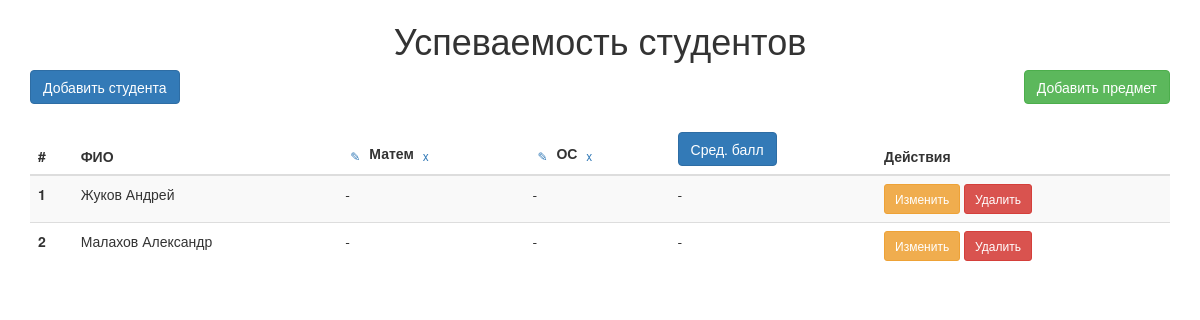
Before: / with the older database file.
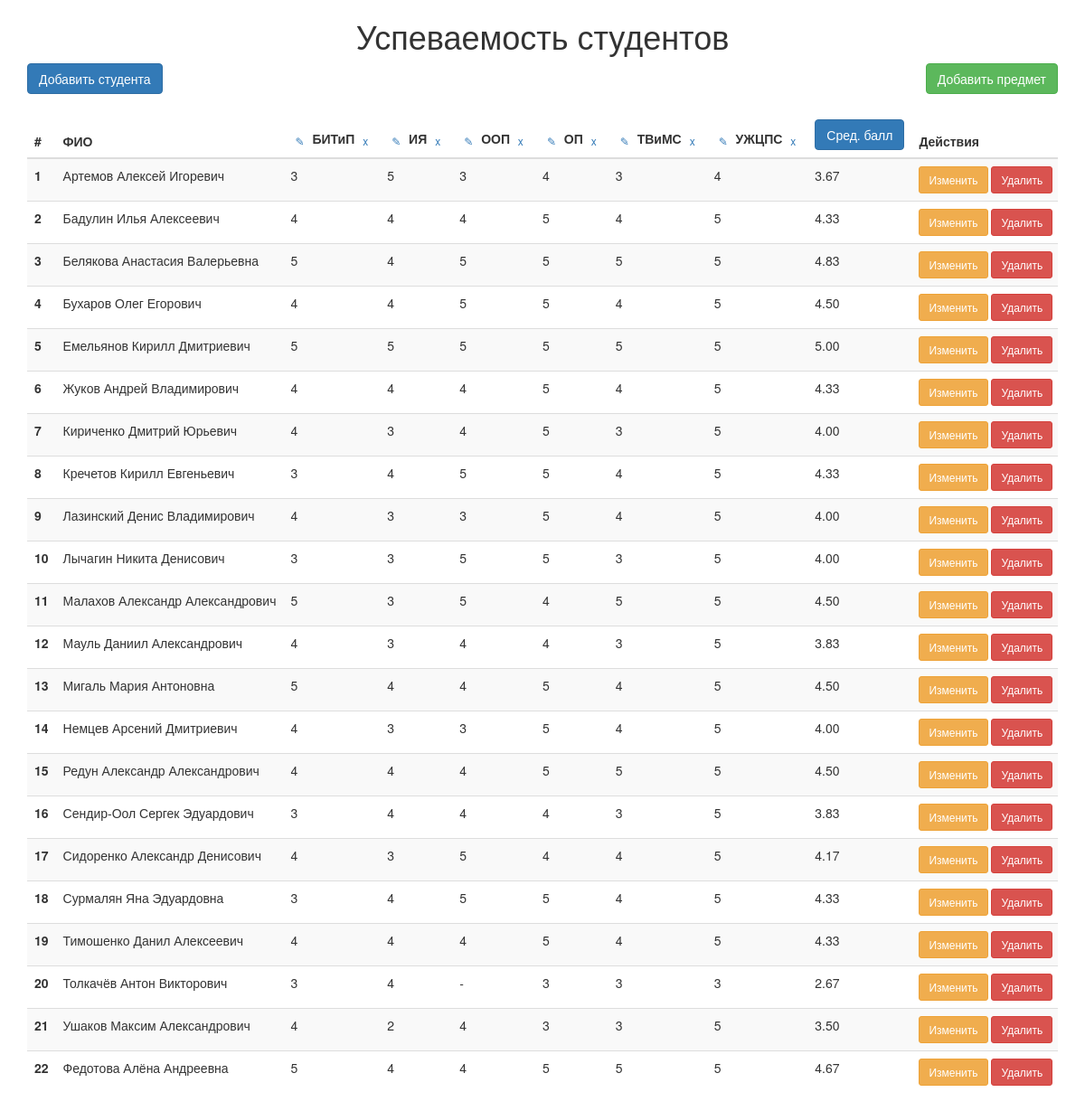
After: the same page with the newer database file.
### students/models.py (models this page shows, shortened)
class Subject(models.Model):
    name = models.CharField(max_length=100)

class Student(models.Model):
    student_id = models.CharField(max_length=20)
    full_name = models.CharField(max_length=200)

### students/views.py (the view)
# urls.py: path('', views.IndexView.as_view(), name='index'),
class IndexView(TemplateView):
    template_name = "index.html"
    def get_context_data(self, **kwargs):
        context = super(IndexView, self).get_context_data(**kwargs)
        subjects = Subject.objects.all().order_by('name')
        students = Student.objects.all().order_by('full_name')
        student_grades = defaultdict(dict)
        for grade in Grade.objects.all():
            student_grades[grade.student][grade.subject] = grade.value
        student_statistics = []
        for student in students:
            scores = []
            for subject in subjects:
                score = student_grades.get(student, {}).get(subject)
                if score is not None:
                    if score.is_integer():
                        scores.append(f'{int(score)}')
                    else:
                        scores.append(f'{score:.1f}')
                else:
                    scores.append('-')
            total_subjects = Subject.objects.count()
            student_scores = [g.value for g in Grade.objects.filter(student=student)]
            if student_scores:
                avg = sum(student_scores) / total_subjects
                avg_display = f'{avg:.2f}'
            else:
                avg_display = '-'
            student_statistics.append({
                'student': student,
                'scores': scores,
                'average': avg_display
            })
        sort = self.request.GET.get('sort')
        if sort == 'best':
            student_statistics.sort(key=lambda x: float(x['average']) if x['average'] != '-' else -1, reverse=True)
        elif sort == 'worst':
            student_statistics.sort(key=lambda x: float(x['average']) if x['average'] != '-' else 999)
        context.update({
            'subjects': subjects,
            'student_statistics': student_statistics,
            'current_sort': self.request.GET.get('sort', 'default')
        })
        return context

### templates/index.html (shortened to what this page needs)
<!DOCTYPE html>
<html>
<head>
    <link rel="stylesheet" href="https://maxcdn.bootstrapcdn.com/bootstrap/3.3.4/css/bootstrap.min.css">
</head>
<body>
    <div style="width: 95%; margin: 0 auto; overflow-x: auto;">
        <h1 style="text-align:center;">Успеваемость студентов</h1>
        <div style="margin-bottom:20px;">
            <a href="{% url 'student_create' %}" class="btn btn-primary">Добавить студента</a>
            <a href="{% url 'subject_create' %}" class="btn btn-success" style="float: right;">Добавить предмет</a>
        </div>
        <table class="table table-striped">
            <thead>
                <tr>
                    <th>#</th>
                    <th>ФИО</th>
                    {% for subject in subjects %}
                        <th>
                            <a href="{% url 'subject_update' subject.pk %}" class="btn btn-xs">✎</a>
                            {{ subject.name|slice:":5" }}
                            <a href="{% url 'subject_delete' subject.pk %}" class="btn btn-xs">x</a>
                        </th>
                    {% endfor %}
                    <th>
                        <a href="?sort={% if current_sort == 'best' %}worst{% elif current_sort == 'worst' %}default{% else %}best{% endif %}" class="btn btn-primary">
                            Сред. балл
                        </a>
                    </th>
                    <th>Действия</th>
                </tr>
            </thead>
            <tbody>
                {% for statistics in student_statistics %}
                <tr>
                    <th scope="row">{{ forloop.counter }}</th>
                    <td>{{ statistics.student.full_name }}</td>
                    {% for score in statistics.scores %}
                        <td>{{ score }}</td>
                    {% endfor %}
                    <td>{{ statistics.average }}</td>
                    <td>
                        <a href="{% url 'student_update' statistics.student.pk %}" class="btn btn-warning btn-sm">Изменить</a>
                        <a href="{% url 'student_delete' statistics.student.pk %}" class="btn btn-danger btn-sm">Удалить</a>
                    </td>
                </tr>
                {% endfor %}
            </tbody>
        </table>
    </div>
</body>
</html>

### templates/index.html (style rules this page uses)
.table th, .table td { white-space: nowrap; padding: 8px 5px; vertical-align: middle; }
.btn-xs { padding: 0px 4px; }

Changed rows visible on the page:
removed Subject: name "ОС"
changed Subject: name "Матем" → "БИТиП"
added Subject: name "ИЯ"
added Subject: name "ООП"
added Subject: name "ОП"
added Subject: name "ТВиМС"
added Subject: name "УЖЦПС"
added Student: student.full_name "Артемов Алексей Игоревич", scores "3" "5" "3" "4" "3" "4", average "3.67"
added Student: student.full_name "Бадулин Илья Алексеевич", scores "4" "4" "4" "5" "4" "5", average "4.33"
added Student: student.full_name "Белякова Анастасия Валерьевна", scores "5" "4" "5" "5" "5" "5", average "4.83"
added Student: student.full_name "Бухаров Олег Егорович", scores "4" "4" "5" "5" "4" "5", average "4.50"
added Student: student.full_name "Емельянов Кирилл Дмитриевич", scores "5" "5" "5" "5" "5" "5", average "5.00"
changed Student: student.full_name "Жуков Андрей" → "Жуков Андрей Владимирович"; average "-" → "4.33"
added Student: student.full_name "Кириченко Дмитрий Юрьевич", scores "4" "3" "4" "5" "3" "5", average "4.00"
added Student: student.full_name "Кречетов Кирилл Евгеньевич", scores "3" "4" "5" "5" "4" "5", average "4.33"
added Student: student.full_name "Лазинский Денис Владимирович", scores "4" "3" "3" "5" "4" "5", average "4.00"
added Student: student.full_name "Лычагин Никита Денисович", scores "3" "3" "5" "5" "3" "5", average "4.00"
changed Student: student.full_name "Малахов Александр" → "Малахов Александр Александрович"; average "-" → "4.50"
added Student: student.full_name "Мауль Даниил Александрович", scores "4" "3" "4" "4" "3" "5", average "3.83"
added Student: student.full_name "Мигаль Мария Антоновна", scores "5" "4" "4" "5" "4" "5", average "4.50"
added Student: student.full_name "Немцев Арсений Дмитриевич", scores "4" "3" "3" "5" "4" "5", average "4.00"
added Student: student.full_name "Редун Александр Александрович", scores "4" "4" "4" "5" "5" "5", average "4.50"
added Student: student.full_name "Сендир-Оол Сергек Эдуардович", scores "3" "4" "4" "4" "3" "5", average "3.83"
added Student: student.full_name "Сидоренко Александр Денисович", scores "4" "3" "5" "4" "4" "5", average "4.17"
added Student: student.full_name "Сурмалян Яна Эдуардовна", scores "3" "4" "5" "5" "4" "5", average "4.33"
added Student: student.full_name "Тимошенко Данил Алексеевич", scores "4" "4" "4" "5" "4" "5", average "4.33"
added Student: student.full_name "Толкачёв Антон Викторович", scores "3" "4" "-" "3" "3" "3", average "2.67"
added Student: student.full_name "Ушаков Максим Александрович", scores "4" "2" "4" "3" "3" "5", average "3.50"
added Student: student.full_name "Федотова Алёна Андреевна", scores "5" "4" "4" "5" "5" "5", average "4.67"
Other visible differences:
new list line: "4"
new list line: "5"
new list line: "3"
